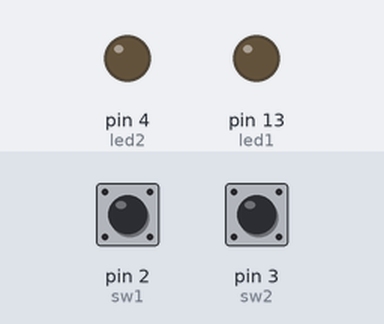
Bench run of a sketch on a simulated Arduino Uno, built with avr-gcc and run on an emulated ATmega328P. Parts: output pins drawn as LEDs (lit = HIGH). Inputs (shaded band) come from the test bench; at power-on: pin 2 (sw1) HIGH, pin 3 (sw2) HIGH.

Above: at 1.2 s.
1.3 s: pin 2 (sw1) pulled LOW for 0.15 s
At 1.9 s:
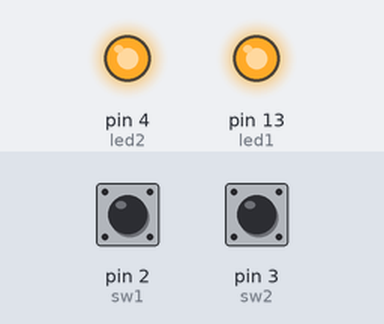
2.9 s: pin 3 (sw2) pulled LOW for 0.15 s
At 4.1 s:
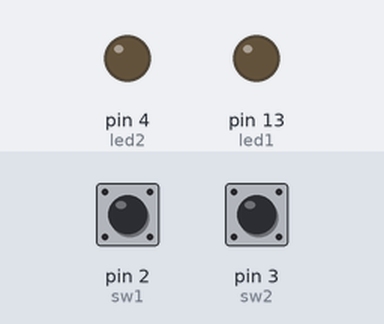
4.5 s: pin 2 (sw1) pulled LOW for 1 s
At 5.5 s:
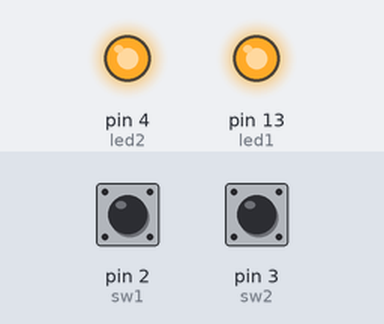
7.0 s: pin 2 (sw1) driven LOW and pin 3 (sw2) driven LOW
At 7.7 s:
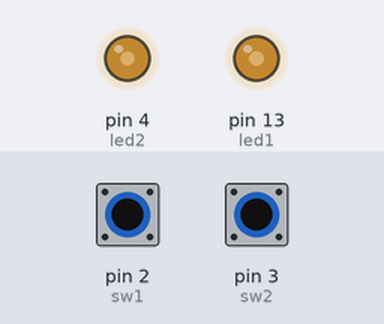
8.5 s: pin 3 (sw2) driven HIGH
At 9.6 s:
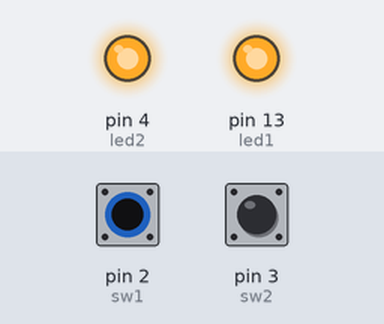
Timing chart, 0 to 11.0 s (numbered marks = the images above; inputs shaded):
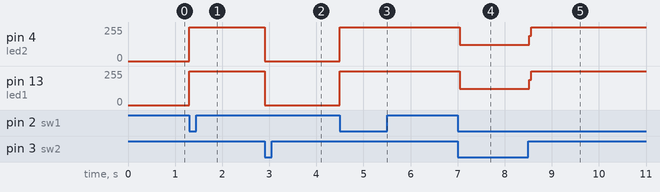

Measured:
- after the input at 1.3 s, pin 4 (led2), pin 13 (led1): 0/255 → 255/255 at once
- after the input at 2.9 s, pin 4 (led2), pin 13 (led1): 255/255 → 0/255 at once
- after the input at 4.5 s, pin 4 (led2), pin 13 (led1): 0/255 → 255/255 at once
- after the input at 7.0 s, pin 4 (led2): 255/255 → 121/255 at once; pin 13 (led1): 255/255 → 123/255 at once
- after the input at 8.5 s, pin 4 (led2): 121/255 → 255/255 at once; pin 13 (led1): 123/255 → 255/255 at once

The sketch:

2switch_2LEDs.ino
```cpp
int sw1 = 2;
int sw2 = 3;
int led1 = 13;
int led2 = 4;
void setup() {
  // put your setup code here, to run once:
  pinMode(sw1,INPUT_PULLUP);
  pinMode(sw2,INPUT_PULLUP);
  pinMode(led1,OUTPUT);
  pinMode(led2,OUTPUT);
}

void loop() {
  // put your main code here, to run repeatedly:
  if(digitalRead(sw1) == LOW)  // means the switch is pressed
  {
     digitalWrite(led1,HIGH);  // make the LED turn ON
     digitalWrite(led2,HIGH);  // make the LED turn ON
  }
  if(digitalRead(sw2) == LOW)  // default state
  {
    digitalWrite(led1,LOW);  // if other switch pressed, make both LEDs off
    digitalWrite(led2,LOW);  //
  }
}
```
